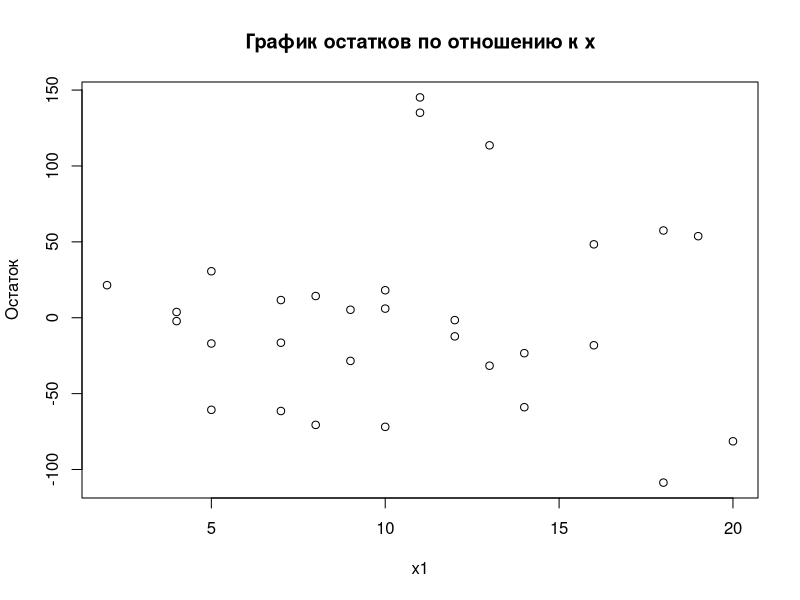
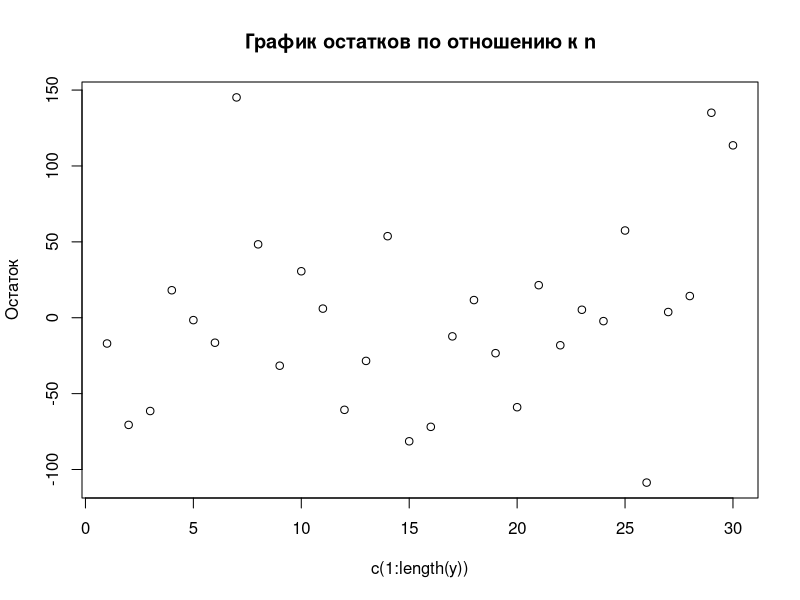
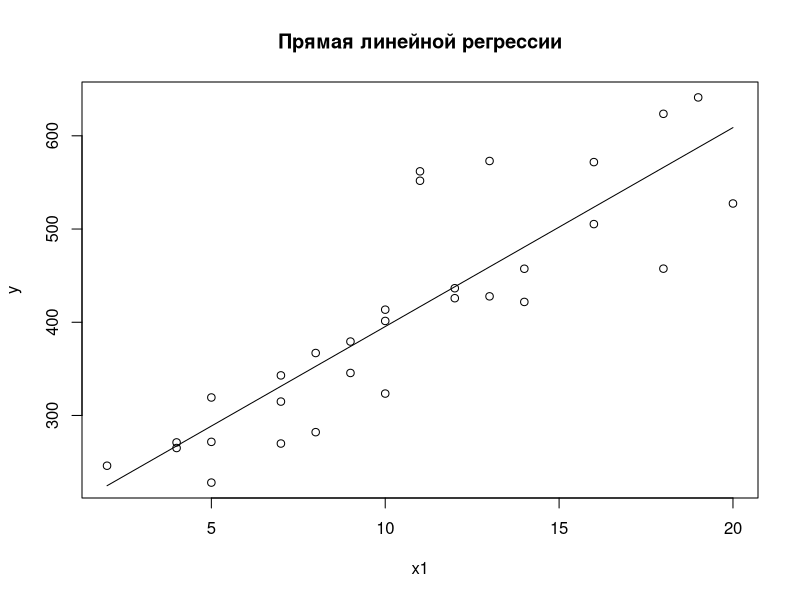
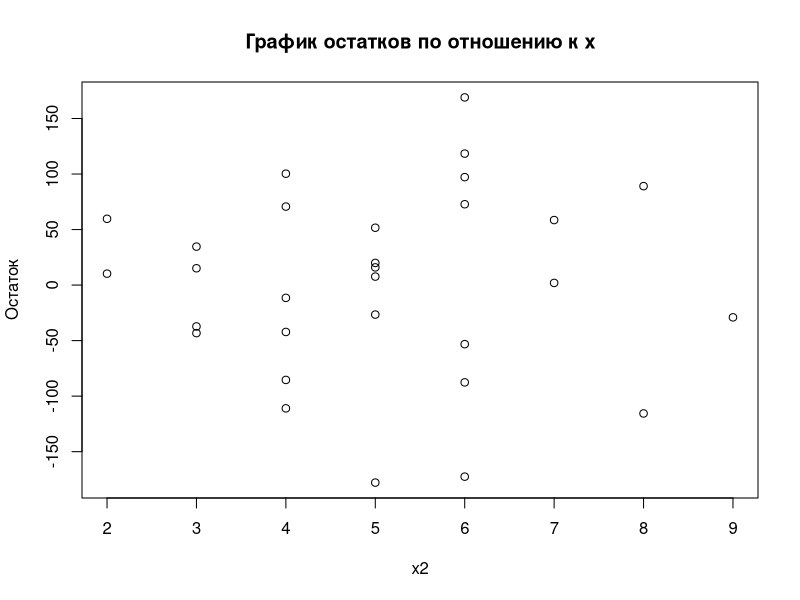
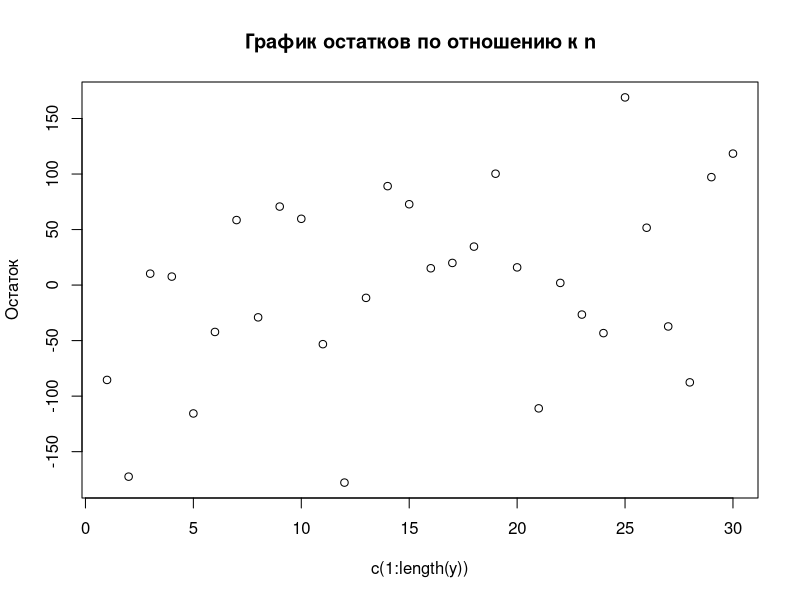
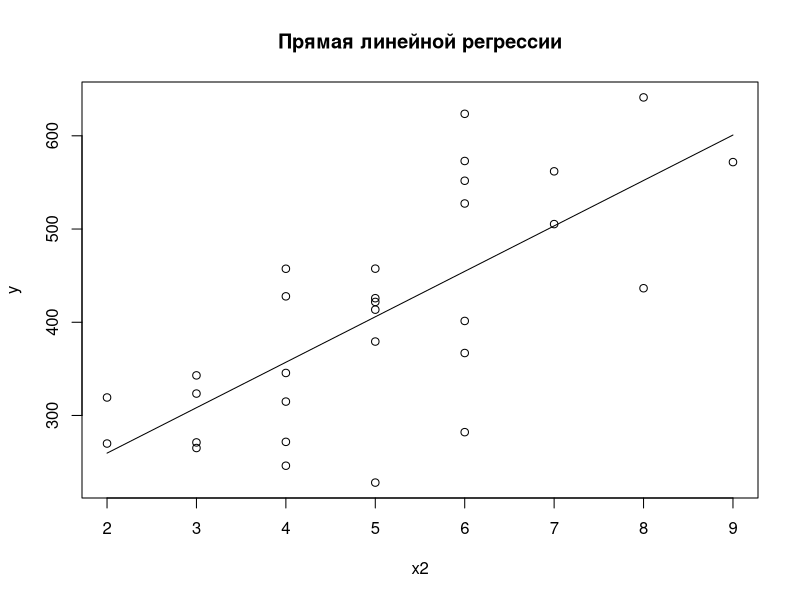
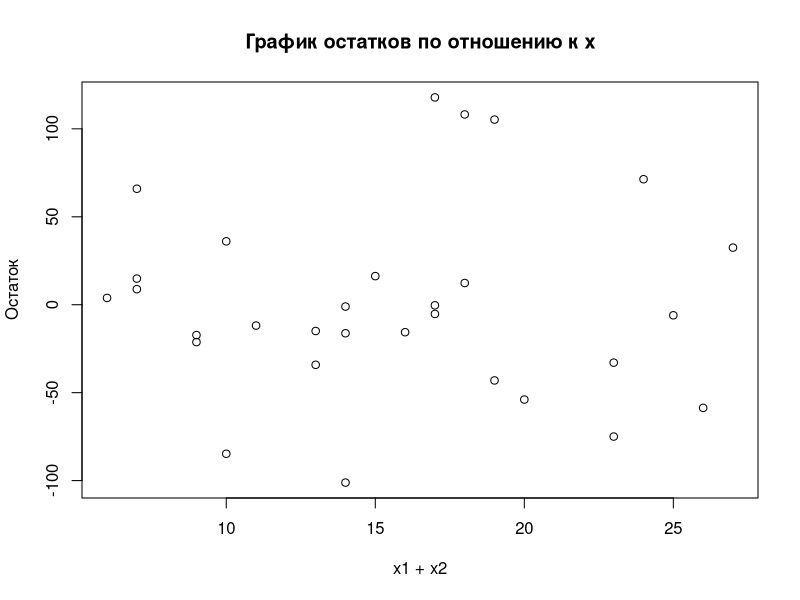
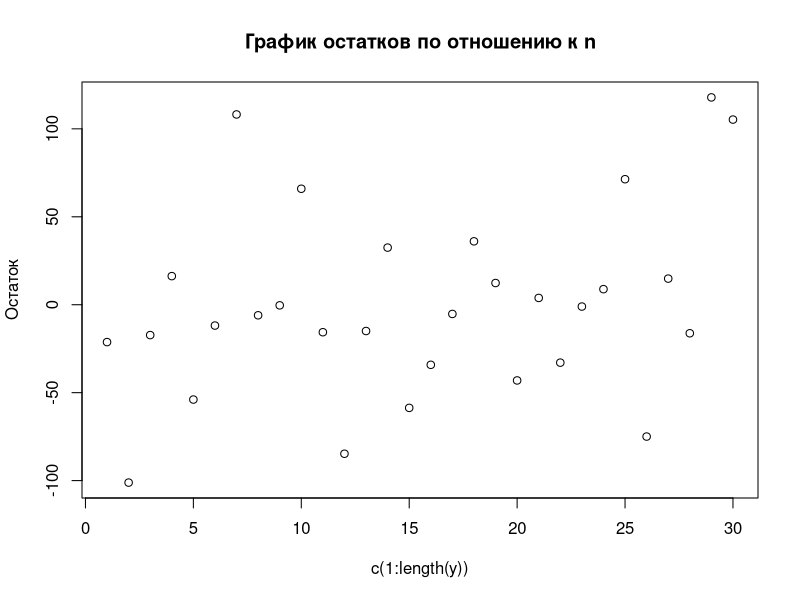

Here is the R script that generated these plots, in order:

# Тест 2.8 ----------------------------------------------------------------
library(lmtest)
library(tseries)

# данные ----------
y = c(271.7, 282.1, 269.9, 413.5, 436.5, 314.9, 561.9, 571.8, 427.8, 319.3, 401.4, 228.0, 345.6, 641.2, 527.4, 
      323.5, 425.8, 343.0, 457.4, 421.8, 246.1, 505.3, 379.3, 265.1, 623.6, 457.5, 271.1, 367.0, 551.8, 573.0)
x1 = c(5, 8, 7, 10, 12, 7, 11, 16, 13, 5, 10, 5, 9, 19, 20, 
       10, 12, 7, 14, 14, 2, 16, 9, 4, 18, 18, 4, 8, 11, 13)
x2 = c(4, 6, 2, 5, 8, 4, 7, 9, 4, 2, 6, 5, 4, 8, 6,
       3, 5, 3, 4, 5, 4, 7, 5, 3, 6, 5, 3, 6, 6, 6)

# парные линейные регрессии ---------
# y ~ x1 ---------
# график зависимости x от y
# линейная регрессия
fit = lm(y~x1)
print(summary(fit))
# диаграмма остатков
plot(x1, fit$residuals, ylab = "Остаток")
title(main = "График остатков по отношению к x")
plot(c(1:length(y)), fit$residuals, ylab = "Остаток")
title(main = "График остатков по отношению к n")
# прямая линейной регрессии
plot(x1, y)
lines(x1, predict(fit))
title(main = "Прямая линейной регрессии")
# проверка нормальности остатков
fit.hb = jarque.bera.test(summary(fit)$residuals)
print(fit.hb)
# прогноз
fit.new = 3.5 * mean(x1)
print("Новое значение для предсказания:")
print(fit.new)
# результат предсказания
print(predict(fit, data.frame(x1 = fit.new), se.fit = TRUE, interval="predict"))
# y ~ x2 ------------
# линейная регрессия
fit1 = lm(y~x2)
print(summary(fit1))
# диаграмма остатков
plot(x2, fit1$residuals, ylab = "Остаток")
title(main = "График остатков по отношению к x")
plot(c(1:length(y)), fit1$residuals, ylab = "Остаток")
title(main = "График остатков по отношению к n")
# прямая линейной регрессии
plot(x2, y)
lines(x2, predict(fit1))
title(main = "Прямая линейной регрессии")
# проверка нормальности остатков
fit1.hb = jarque.bera.test(summary(fit1)$residuals)
print(fit1.hb)
# прогноз
fit1.new = 3.5 * mean(x2)
print("Новое значение для предсказания:")
print(fit1.new)
# результат предсказания
print(predict(fit1, data.frame(x2 = fit1.new), se.fit = TRUE, interval="predict"))

# множественная регрессия -----------
mfit = lm(y ~ x1 + x2)
print(summary(mfit))
# диаграммы остатков
plot(x1+x2, mfit$residuals, ylab = "Остаток")
title(main = "График остатков по отношению к x")
plot(c(1:length(y)), mfit$residuals, ylab = "Остаток")
title(main = "График остатков по отношению к n")
# критерий Жарка-Бера
mfit.hb = jarque.bera.test(summary(mfit)$residuals)
print(mfit.hb)
# прогноз
# прогноз
mfit.new = c(3.5 * mean(x1), 3.5 * mean(x2))
print("Новое значение для предсказания:")
print(mfit.new)
# результат предсказания
print(predict(mfit, data.frame(x1 = mfit.new[1], x2 = mfit.new[2]), se.fit = TRUE, interval="predict"))
